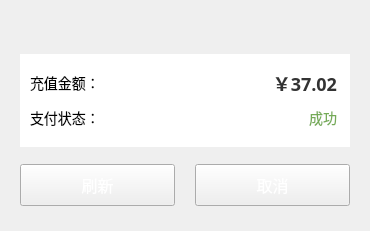
<?xml version="1.0" encoding="UTF-8"?>
<ui version="4.0">
 <class>MemChargeDialog</class>
 <widget class="QDialog" name="MemChargeDialog">
  <property name="geometry">
   <rect>
    <x>0</x>
    <y>0</y>
    <width>370</width>
    <height>231</height>
   </rect>
  </property>
  <property name="minimumSize">
   <size>
    <width>370</width>
    <height>231</height>
   </size>
  </property>
  <property name="windowTitle">
   <string>MemChargeDialog</string>
  </property>
  <layout class="QGridLayout" name="gridLayout_2">
   <property name="leftMargin">
    <number>0</number>
   </property>
   <property name="topMargin">
    <number>0</number>
   </property>
   <property name="rightMargin">
    <number>0</number>
   </property>
   <property name="bottomMargin">
    <number>0</number>
   </property>
   <property name="spacing">
    <number>0</number>
   </property>
   <item row="0" column="0">
    <widget class="TitleBarWidget" name="titleWnd" native="true">
     <property name="minimumSize">
      <size>
       <width>0</width>
       <height>40</height>
      </size>
     </property>
     <property name="maximumSize">
      <size>
       <width>16777215</width>
       <height>60</height>
      </size>
     </property>
    </widget>
   </item>
   <item row="1" column="0">
    <widget class="QWidget" name="widget_2" native="true">
     <property name="styleSheet">
      <string notr="true">QWidget#widget_2 {
	border-image: url(:/shareImages/dlg_background.png);
}</string>
     </property>
     <layout class="QGridLayout" name="gridLayout">
      <property name="leftMargin">
       <number>20</number>
      </property>
      <property name="topMargin">
       <number>14</number>
      </property>
      <property name="rightMargin">
       <number>20</number>
      </property>
      <property name="bottomMargin">
       <number>25</number>
      </property>
      <property name="horizontalSpacing">
       <number>20</number>
      </property>
      <property name="verticalSpacing">
       <number>17</number>
      </property>
      <item row="1" column="0">
       <widget class="QPushButton" name="refreshButton">
        <property name="sizePolicy">
         <sizepolicy hsizetype="Minimum" vsizetype="Expanding">
          <horstretch>0</horstretch>
          <verstretch>0</verstretch>
         </sizepolicy>
        </property>
        <property name="minimumSize">
         <size>
          <width>152</width>
          <height>42</height>
         </size>
        </property>
        <property name="maximumSize">
         <size>
          <width>16777215</width>
          <height>16777215</height>
         </size>
        </property>
        <property name="font">
         <font>
          <pointsize>-1</pointsize>
         </font>
        </property>
        <property name="focusPolicy">
         <enum>Qt::NoFocus</enum>
        </property>
        <property name="styleSheet">
         <string notr="true">QPushButton#refreshButton{
	color:#ffffff;
	font-size:16px;
	border-image: url(:/shareImages/sure_normal.png);
}
                        
QPushButton#refreshButton:pressed{
	border-image: url(:/shareImages/sure_press.png);
}</string>
        </property>
        <property name="text">
         <string>刷新</string>
        </property>
       </widget>
      </item>
      <item row="1" column="1">
       <widget class="QPushButton" name="cancelButton">
        <property name="sizePolicy">
         <sizepolicy hsizetype="Minimum" vsizetype="Expanding">
          <horstretch>0</horstretch>
          <verstretch>66</verstretch>
         </sizepolicy>
        </property>
        <property name="minimumSize">
         <size>
          <width>152</width>
          <height>42</height>
         </size>
        </property>
        <property name="maximumSize">
         <size>
          <width>16777215</width>
          <height>16777215</height>
         </size>
        </property>
        <property name="font">
         <font>
          <pointsize>-1</pointsize>
         </font>
        </property>
        <property name="focusPolicy">
         <enum>Qt::NoFocus</enum>
        </property>
        <property name="styleSheet">
         <string notr="true">QPushButton#cancelButton{
	color:#ffffff;
	font-size:16px;
	border-image: url(:/shareImages/cancel_normal.png);
}
                        
QPushButton#cancelButton:pressed{
	border-image: url(:/shareImages/cancel_press.png);
}</string>
        </property>
        <property name="text">
         <string>取消</string>
        </property>
       </widget>
      </item>
      <item row="0" column="0" colspan="2">
       <widget class="QWidget" name="widget_3" native="true">
        <property name="minimumSize">
         <size>
          <width>328</width>
          <height>93</height>
         </size>
        </property>
        <property name="styleSheet">
         <string notr="true">background-color: rgb(255, 255, 255);</string>
        </property>
        <widget class="QLabel" name="rechargeLabel">
         <property name="geometry">
          <rect>
           <x>10</x>
           <y>21</y>
           <width>71</width>
           <height>16</height>
          </rect>
         </property>
         <property name="font">
          <font>
           <pointsize>-1</pointsize>
          </font>
         </property>
         <property name="styleSheet">
          <string notr="true">font-size:14px;</string>
         </property>
         <property name="text">
          <string>充值金额：</string>
         </property>
        </widget>
        <widget class="QLabel" name="statusLabel">
         <property name="geometry">
          <rect>
           <x>10</x>
           <y>56</y>
           <width>71</width>
           <height>16</height>
          </rect>
         </property>
         <property name="font">
          <font>
           <pointsize>-1</pointsize>
          </font>
         </property>
         <property name="styleSheet">
          <string notr="true">font-size:14px;</string>
         </property>
         <property name="text">
          <string>支付状态：</string>
         </property>
        </widget>
        <widget class="QLabel" name="rechargeAmtLabel">
         <property name="geometry">
          <rect>
           <x>216</x>
           <y>21</y>
           <width>101</width>
           <height>16</height>
          </rect>
         </property>
         <property name="font">
          <font>
           <family>微软雅黑</family>
           <pointsize>-1</pointsize>
           <weight>75</weight>
           <italic>false</italic>
           <bold>true</bold>
          </font>
         </property>
         <property name="styleSheet">
          <string notr="true">font:bold;
font-family:&quot;微软雅黑&quot;;
font-size:18px;
color: rgb(51, 51, 51);</string>
         </property>
         <property name="text">
          <string>￥37.02</string>
         </property>
         <property name="alignment">
          <set>Qt::AlignRight|Qt::AlignTrailing|Qt::AlignVCenter</set>
         </property>
        </widget>
        <widget class="QLabel" name="statusValueLabel">
         <property name="geometry">
          <rect>
           <x>246</x>
           <y>56</y>
           <width>71</width>
           <height>16</height>
          </rect>
         </property>
         <property name="font">
          <font>
           <pointsize>-1</pointsize>
          </font>
         </property>
         <property name="styleSheet">
          <string notr="true">font-size:14px;
color: rgb(117, 171, 87);</string>
         </property>
         <property name="text">
          <string>成功</string>
         </property>
         <property name="alignment">
          <set>Qt::AlignRight|Qt::AlignTrailing|Qt::AlignVCenter</set>
         </property>
        </widget>
       </widget>
      </item>
     </layout>
    </widget>
   </item>
  </layout>
 </widget>
 <layoutdefault spacing="6" margin="11"/>
 <customwidgets>
  <customwidget>
   <class>TitleBarWidget</class>
   <extends>QWidget</extends>
   <header location="global">TitleBarWidget.h</header>
   <container>1</container>
  </customwidget>
 </customwidgets>
 <resources/>
 <connections/>
</ui>
